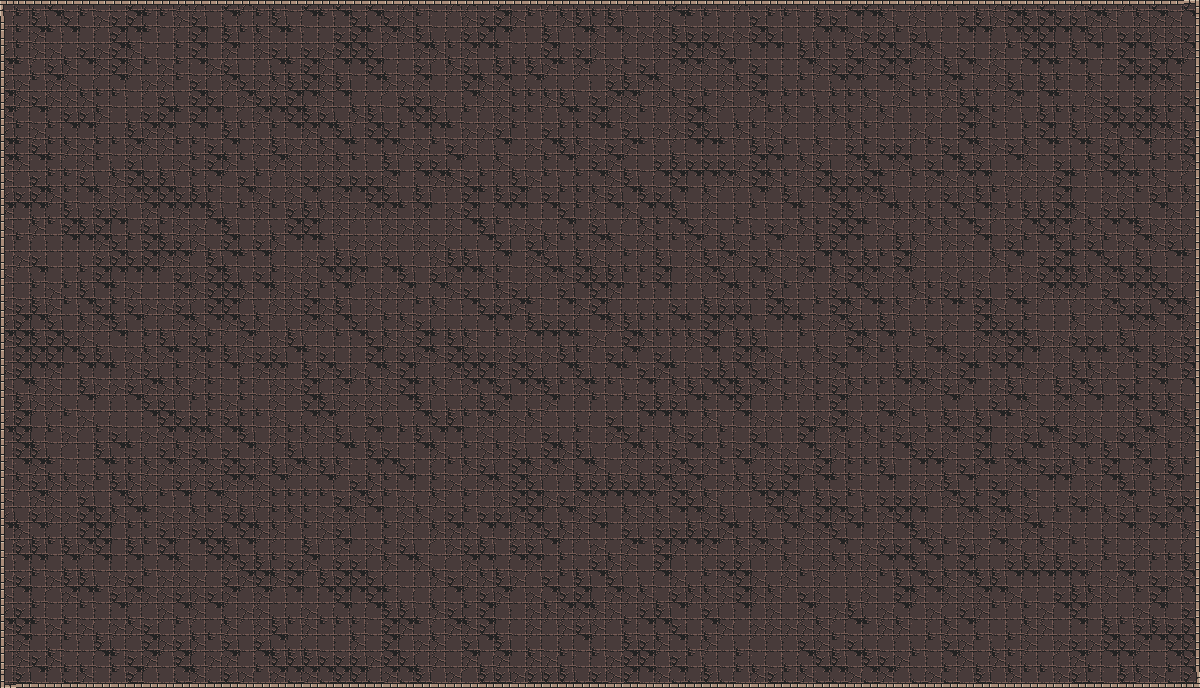

This is a level from a 2D game, rendered from its Tiled map with the project's own tilesets. A one-line summary and the map file follow, with tile-layer data summarised:
An orthogonal 75x43 tile map with 16x16 px tiles, 3 tile layers (Floor, Walls, Calque de Tuiles 3), 4 tilesets.

<map version="1.5" tiledversion="1.6.0" orientation="orthogonal" renderorder="right-down" width="75" height="43" tilewidth="16" tileheight="16" infinite="0" nextlayerid="4" nextobjectid="1">
 <tileset firstgid="1" source="t2.tsx" />
 <tileset firstgid="901" source="wall_corner_bottom_left.tsx" />
 <tileset firstgid="902" source="wall_inner_corner_mid_left.tsx" />
 <tileset firstgid="903" source="wall_side_mid_left.tsx" />
 <layer id="1" name="Floor" width="75" height="43">
  <data>[3225 cells, 3225 non-empty, 4 distinct tile ids]</data>
 </layer>
 <layer id="2" name="Walls" width="75" height="43">
  <data>[3225 cells, 232 non-empty, 2 distinct tile ids]</data>
 </layer>
 <layer id="3" name="Calque de Tuiles 3" width="75" height="43">
  <data>[3225 cells, 0 non-empty, 0 distinct tile ids]</data>
 </layer>
</map>
